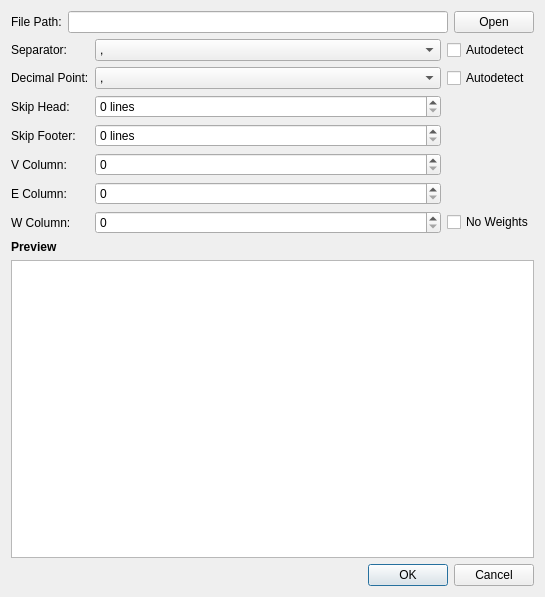
<?xml version="1.0" encoding="UTF-8"?>
<ui version="4.0">
 <class>loadCSVDialog</class>
 <widget class="QDialog" name="loadCSVDialog">
  <property name="geometry">
   <rect>
    <x>0</x>
    <y>0</y>
    <width>545</width>
    <height>597</height>
   </rect>
  </property>
  <property name="minimumSize">
   <size>
    <width>545</width>
    <height>597</height>
   </size>
  </property>
  <property name="windowTitle">
   <string>Load Curve</string>
  </property>
  <property name="windowIcon">
   <iconset>
    <normaloff>:/icons/application-import.png</normaloff>:/icons/application-import.png</iconset>
  </property>
  <layout class="QVBoxLayout" name="verticalLayout">
   <item>
    <layout class="QHBoxLayout" name="horizontalLayout">
     <item>
      <widget class="QLabel" name="filePath_label">
       <property name="sizePolicy">
        <sizepolicy hsizetype="Maximum" vsizetype="Preferred">
         <horstretch>0</horstretch>
         <verstretch>0</verstretch>
        </sizepolicy>
       </property>
       <property name="text">
        <string>File Path:</string>
       </property>
      </widget>
     </item>
     <item>
      <widget class="QLineEdit" name="filePath">
       <property name="cursor">
        <cursorShape>ArrowCursor</cursorShape>
       </property>
       <property name="acceptDrops">
        <bool>false</bool>
       </property>
       <property name="readOnly">
        <bool>true</bool>
       </property>
      </widget>
     </item>
     <item>
      <widget class="QPushButton" name="open">
       <property name="sizePolicy">
        <sizepolicy hsizetype="Maximum" vsizetype="Fixed">
         <horstretch>0</horstretch>
         <verstretch>0</verstretch>
        </sizepolicy>
       </property>
       <property name="text">
        <string>Open</string>
       </property>
      </widget>
     </item>
    </layout>
   </item>
   <item>
    <layout class="QGridLayout" name="excelOptions">
     <property name="sizeConstraint">
      <enum>QLayout::SetMinimumSize</enum>
     </property>
     <property name="bottomMargin">
      <number>0</number>
     </property>
     <item row="2" column="0">
      <widget class="QLabel" name="head_label">
       <property name="sizePolicy">
        <sizepolicy hsizetype="Maximum" vsizetype="Preferred">
         <horstretch>0</horstretch>
         <verstretch>0</verstretch>
        </sizepolicy>
       </property>
       <property name="text">
        <string>Skip Head:</string>
       </property>
      </widget>
     </item>
     <item row="1" column="2">
      <widget class="QCheckBox" name="decimal_auto">
       <property name="sizePolicy">
        <sizepolicy hsizetype="Maximum" vsizetype="Fixed">
         <horstretch>0</horstretch>
         <verstretch>0</verstretch>
        </sizepolicy>
       </property>
       <property name="text">
        <string>Autodetect</string>
       </property>
       <property name="checked">
        <bool>false</bool>
       </property>
      </widget>
     </item>
     <item row="4" column="1">
      <widget class="QSpinBox" name="vCol">
       <property name="sizePolicy">
        <sizepolicy hsizetype="MinimumExpanding" vsizetype="Fixed">
         <horstretch>0</horstretch>
         <verstretch>0</verstretch>
        </sizepolicy>
       </property>
       <property name="minimum">
        <number>0</number>
       </property>
       <property name="maximum">
        <number>999</number>
       </property>
      </widget>
     </item>
     <item row="2" column="1">
      <widget class="QSpinBox" name="head">
       <property name="sizePolicy">
        <sizepolicy hsizetype="Minimum" vsizetype="Fixed">
         <horstretch>0</horstretch>
         <verstretch>0</verstretch>
        </sizepolicy>
       </property>
       <property name="suffix">
        <string> lines</string>
       </property>
       <property name="maximum">
        <number>9999</number>
       </property>
      </widget>
     </item>
     <item row="4" column="0">
      <widget class="QLabel" name="vCol_label">
       <property name="sizePolicy">
        <sizepolicy hsizetype="Maximum" vsizetype="Preferred">
         <horstretch>0</horstretch>
         <verstretch>0</verstretch>
        </sizepolicy>
       </property>
       <property name="text">
        <string>V Column:</string>
       </property>
      </widget>
     </item>
     <item row="1" column="1">
      <widget class="QComboBox" name="decimal">
       <property name="sizePolicy">
        <sizepolicy hsizetype="Minimum" vsizetype="Fixed">
         <horstretch>0</horstretch>
         <verstretch>0</verstretch>
        </sizepolicy>
       </property>
       <property name="currentIndex">
        <number>0</number>
       </property>
       <item>
        <property name="text">
         <string>,</string>
        </property>
       </item>
       <item>
        <property name="text">
         <string>.</string>
        </property>
       </item>
      </widget>
     </item>
     <item row="5" column="0">
      <widget class="QLabel" name="eCol_label">
       <property name="sizePolicy">
        <sizepolicy hsizetype="Maximum" vsizetype="Preferred">
         <horstretch>0</horstretch>
         <verstretch>0</verstretch>
        </sizepolicy>
       </property>
       <property name="text">
        <string>E Column:</string>
       </property>
      </widget>
     </item>
     <item row="3" column="1">
      <widget class="QSpinBox" name="footer">
       <property name="sizePolicy">
        <sizepolicy hsizetype="Minimum" vsizetype="Fixed">
         <horstretch>0</horstretch>
         <verstretch>0</verstretch>
        </sizepolicy>
       </property>
       <property name="suffix">
        <string> lines</string>
       </property>
       <property name="maximum">
        <number>9999</number>
       </property>
      </widget>
     </item>
     <item row="0" column="1">
      <widget class="QComboBox" name="separator">
       <property name="sizePolicy">
        <sizepolicy hsizetype="Minimum" vsizetype="Fixed">
         <horstretch>0</horstretch>
         <verstretch>0</verstretch>
        </sizepolicy>
       </property>
       <property name="currentIndex">
        <number>0</number>
       </property>
       <item>
        <property name="text">
         <string>,</string>
        </property>
       </item>
       <item>
        <property name="text">
         <string>.</string>
        </property>
       </item>
       <item>
        <property name="text">
         <string>;</string>
        </property>
       </item>
       <item>
        <property name="text">
         <string>Tab</string>
        </property>
       </item>
       <item>
        <property name="text">
         <string>Space</string>
        </property>
       </item>
      </widget>
     </item>
     <item row="1" column="0">
      <widget class="QLabel" name="decimal_label">
       <property name="sizePolicy">
        <sizepolicy hsizetype="Maximum" vsizetype="Preferred">
         <horstretch>0</horstretch>
         <verstretch>0</verstretch>
        </sizepolicy>
       </property>
       <property name="text">
        <string>Decimal Point:</string>
       </property>
      </widget>
     </item>
     <item row="0" column="2">
      <widget class="QCheckBox" name="separator_auto">
       <property name="sizePolicy">
        <sizepolicy hsizetype="Maximum" vsizetype="Fixed">
         <horstretch>0</horstretch>
         <verstretch>0</verstretch>
        </sizepolicy>
       </property>
       <property name="text">
        <string>Autodetect</string>
       </property>
       <property name="checked">
        <bool>false</bool>
       </property>
      </widget>
     </item>
     <item row="5" column="1">
      <widget class="QSpinBox" name="eCol">
       <property name="sizePolicy">
        <sizepolicy hsizetype="MinimumExpanding" vsizetype="Fixed">
         <horstretch>0</horstretch>
         <verstretch>0</verstretch>
        </sizepolicy>
       </property>
       <property name="minimum">
        <number>0</number>
       </property>
       <property name="maximum">
        <number>999</number>
       </property>
       <property name="value">
        <number>0</number>
       </property>
      </widget>
     </item>
     <item row="3" column="0">
      <widget class="QLabel" name="footer_label">
       <property name="sizePolicy">
        <sizepolicy hsizetype="Maximum" vsizetype="Preferred">
         <horstretch>0</horstretch>
         <verstretch>0</verstretch>
        </sizepolicy>
       </property>
       <property name="text">
        <string>Skip Footer:</string>
       </property>
      </widget>
     </item>
     <item row="0" column="0">
      <widget class="QLabel" name="separator_label">
       <property name="sizePolicy">
        <sizepolicy hsizetype="Maximum" vsizetype="Preferred">
         <horstretch>0</horstretch>
         <verstretch>0</verstretch>
        </sizepolicy>
       </property>
       <property name="text">
        <string>Separator:</string>
       </property>
      </widget>
     </item>
     <item row="6" column="1">
      <widget class="QSpinBox" name="wCol">
       <property name="sizePolicy">
        <sizepolicy hsizetype="MinimumExpanding" vsizetype="Fixed">
         <horstretch>0</horstretch>
         <verstretch>0</verstretch>
        </sizepolicy>
       </property>
       <property name="minimum">
        <number>0</number>
       </property>
       <property name="maximum">
        <number>999</number>
       </property>
       <property name="value">
        <number>0</number>
       </property>
      </widget>
     </item>
     <item row="6" column="0">
      <widget class="QLabel" name="wCol_label">
       <property name="sizePolicy">
        <sizepolicy hsizetype="Maximum" vsizetype="Preferred">
         <horstretch>0</horstretch>
         <verstretch>0</verstretch>
        </sizepolicy>
       </property>
       <property name="text">
        <string>W Column:</string>
       </property>
      </widget>
     </item>
     <item row="6" column="2">
      <widget class="QCheckBox" name="no_weights">
       <property name="sizePolicy">
        <sizepolicy hsizetype="Maximum" vsizetype="Fixed">
         <horstretch>0</horstretch>
         <verstretch>0</verstretch>
        </sizepolicy>
       </property>
       <property name="text">
        <string>No Weights</string>
       </property>
       <property name="checked">
        <bool>false</bool>
       </property>
      </widget>
     </item>
    </layout>
   </item>
   <item>
    <widget class="QLabel" name="preview_label">
     <property name="text">
      <string>&lt;html&gt;&lt;head/&gt;&lt;body&gt;&lt;p&gt;&lt;span style=&quot; font-weight:600;&quot;&gt;Preview&lt;/span&gt;&lt;/p&gt;&lt;/body&gt;&lt;/html&gt;</string>
     </property>
    </widget>
   </item>
   <item>
    <widget class="QTableView" name="preview"/>
   </item>
   <item>
    <widget class="QDialogButtonBox" name="buttonBox">
     <property name="orientation">
      <enum>Qt::Horizontal</enum>
     </property>
     <property name="standardButtons">
      <set>QDialogButtonBox::Cancel|QDialogButtonBox::Ok</set>
     </property>
    </widget>
   </item>
  </layout>
 </widget>
 <resources>
  <include location="../../resources/base/resources.qrc"/>
 </resources>
 <connections>
  <connection>
   <sender>buttonBox</sender>
   <signal>accepted()</signal>
   <receiver>loadCSVDialog</receiver>
   <slot>accept()</slot>
   <hints>
    <hint type="sourcelabel">
     <x>257</x>
     <y>587</y>
    </hint>
    <hint type="destinationlabel">
     <x>157</x>
     <y>274</y>
    </hint>
   </hints>
  </connection>
  <connection>
   <sender>buttonBox</sender>
   <signal>rejected()</signal>
   <receiver>loadCSVDialog</receiver>
   <slot>reject()</slot>
   <hints>
    <hint type="sourcelabel">
     <x>325</x>
     <y>587</y>
    </hint>
    <hint type="destinationlabel">
     <x>286</x>
     <y>274</y>
    </hint>
   </hints>
  </connection>
  <connection>
   <sender>separator_auto</sender>
   <signal>stateChanged(int)</signal>
   <receiver>loadCSVDialog</receiver>
   <slot>autodetectSep()</slot>
   <hints>
    <hint type="sourcelabel">
     <x>468</x>
     <y>62</y>
    </hint>
    <hint type="destinationlabel">
     <x>443</x>
     <y>178</y>
    </hint>
   </hints>
  </connection>
  <connection>
   <sender>decimal_auto</sender>
   <signal>stateChanged(int)</signal>
   <receiver>loadCSVDialog</receiver>
   <slot>autodetectDec()</slot>
   <hints>
    <hint type="sourcelabel">
     <x>532</x>
     <y>116</y>
    </hint>
    <hint type="destinationlabel">
     <x>448</x>
     <y>209</y>
    </hint>
   </hints>
  </connection>
  <connection>
   <sender>open</sender>
   <signal>clicked()</signal>
   <receiver>loadCSVDialog</receiver>
   <slot>loadFile()</slot>
   <hints>
    <hint type="sourcelabel">
     <x>521</x>
     <y>26</y>
    </hint>
    <hint type="destinationlabel">
     <x>503</x>
     <y>160</y>
    </hint>
   </hints>
  </connection>
  <connection>
   <sender>separator</sender>
   <signal>currentIndexChanged(int)</signal>
   <receiver>loadCSVDialog</receiver>
   <slot>updateSettings()</slot>
   <hints>
    <hint type="sourcelabel">
     <x>317</x>
     <y>87</y>
    </hint>
    <hint type="destinationlabel">
     <x>114</x>
     <y>57</y>
    </hint>
   </hints>
  </connection>
  <connection>
   <sender>decimal</sender>
   <signal>currentIndexChanged(int)</signal>
   <receiver>loadCSVDialog</receiver>
   <slot>updateSettings()</slot>
   <hints>
    <hint type="sourcelabel">
     <x>264</x>
     <y>123</y>
    </hint>
    <hint type="destinationlabel">
     <x>116</x>
     <y>92</y>
    </hint>
   </hints>
  </connection>
  <connection>
   <sender>head</sender>
   <signal>valueChanged(int)</signal>
   <receiver>loadCSVDialog</receiver>
   <slot>updateSettings()</slot>
   <hints>
    <hint type="sourcelabel">
     <x>267</x>
     <y>150</y>
    </hint>
    <hint type="destinationlabel">
     <x>116</x>
     <y>126</y>
    </hint>
   </hints>
  </connection>
  <connection>
   <sender>footer</sender>
   <signal>valueChanged(int)</signal>
   <receiver>loadCSVDialog</receiver>
   <slot>updateSettings()</slot>
   <hints>
    <hint type="sourcelabel">
     <x>152</x>
     <y>163</y>
    </hint>
    <hint type="destinationlabel">
     <x>114</x>
     <y>163</y>
    </hint>
   </hints>
  </connection>
 </connections>
 <slots>
  <slot>autodetectSep()</slot>
  <slot>autodetectDec()</slot>
  <slot>loadFile()</slot>
  <slot>updateSettings()</slot>
 </slots>
</ui>
